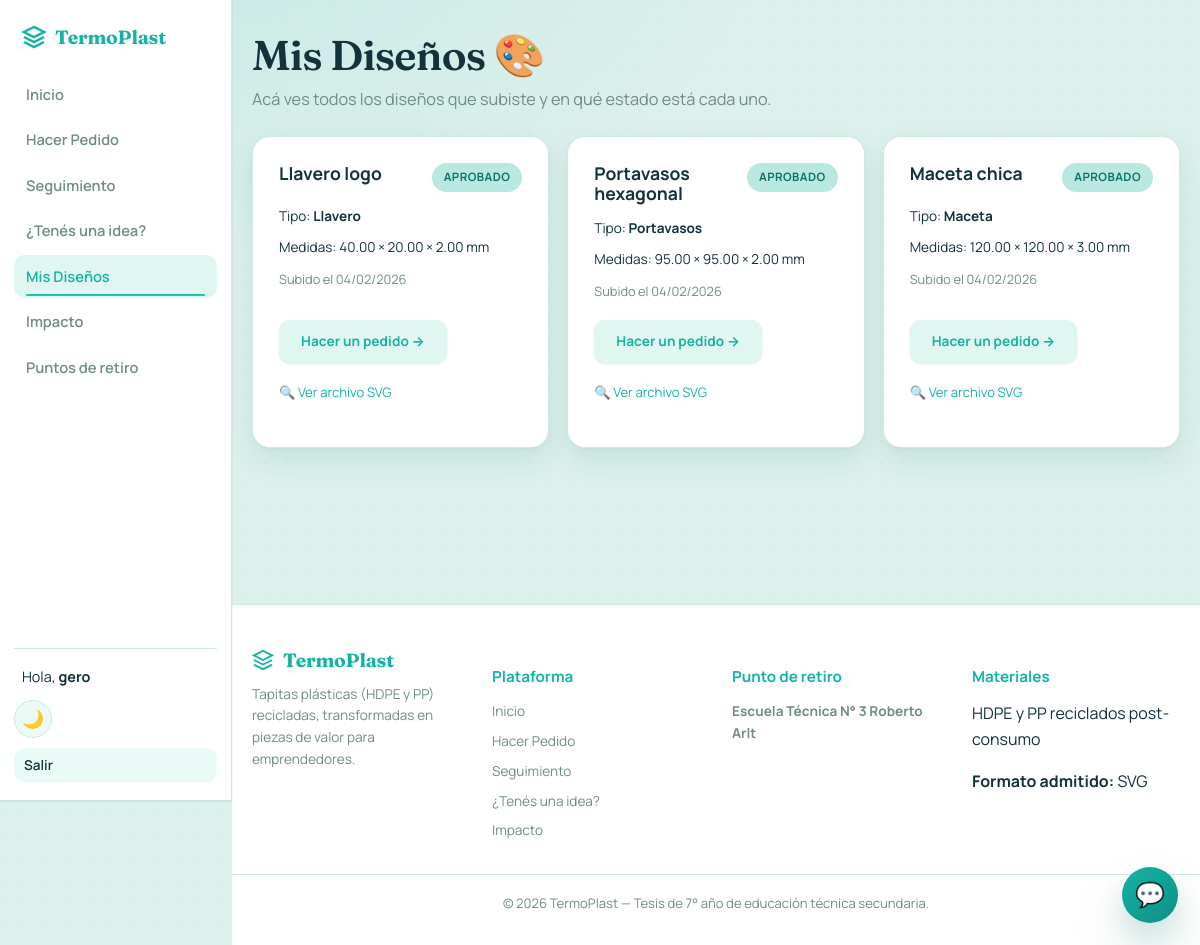
/pages/mis_disenos.php (signed in), run on the app's committed database.
### tables this page shows
CREATE TABLE `disenos` (
  `id` int(11) NOT NULL,
  `emprendedor_id` int(11) NOT NULL,
  `nombre` varchar(120) NOT NULL DEFAULT '',
  `archivo_svg` varchar(255) NOT NULL,
  `tipo_objeto` varchar(50) NOT NULL,
  `ancho_mm` decimal(6,2) NOT NULL,
  `largo_mm` decimal(6,2) NOT NULL,
  `estado` varchar(30) NOT NULL DEFAULT 'en_revision',
  `motivo_rechazo` varchar(255) DEFAULT NULL,
  `fecha_subida` datetime DEFAULT current_timestamp(),
  `espesor_mm` decimal(6,2) NOT NULL DEFAULT 0.00,
  `observaciones` varchar(255) DEFAULT NULL
);

### config/catalogo.php (called while the page is built, shortened)
<?php
$NOMBRE_LINDO = [
    'maceta'     => 'Maceta',
    'portavasos' => 'Portavasos',
    'llavero'    => 'Llavero',
];
$ESTADOS_DISENO = [
    'en_revision' => 'En revisión',
    'aprobado'    => 'Aprobado',
    'rechazado'   => 'Rechazado',
];
$PUNTOS_RETIRO = [
    'Escuela Técnica N° 3 Roberto Arlt',
];

### pages/mis_disenos.php (the view, shortened to what this page needs)
<?php
require __DIR__ . '/../config/conexion.php';
require __DIR__ . '/../config/catalogo.php';
$sql = "SELECT id, nombre, tipo_objeto, archivo_svg, ancho_mm, largo_mm, espesor_mm,
               estado, motivo_rechazo, fecha_subida
        FROM disenos WHERE emprendedor_id = ? ORDER BY fecha_subida DESC";
$stmt = $pdo->prepare($sql);
$stmt->execute([$_SESSION['emprendedor_id']]);
$disenos = $stmt->fetchAll();
function claseBadgeDiseno($estado) {
    switch ($estado) {
        case 'aprobado':  return 'badge-finalizado';
    }
}
?>
<!DOCTYPE html>
<html lang="es">
<head>
    <link rel="stylesheet" href="<?php echo BASE_URL; ?>/assets/css/estilos.css">
</head>
<body>
    <?php $pagina_activa = "disenos"; include __DIR__ . '/../includes/header.php'; ?>
    <main class="main-content">
        <div class="page-header">
            <h1>Mis Diseños 🎨</h1>
            <p>Acá ves todos los diseños que subiste y en qué estado está cada uno.</p>
        </div>
        <?php if (count($disenos) === 0): ?>
            <div class="card empty-state fade-in">
                <p style="font-size: 2rem; margin-bottom: 8px;">🎨</p>
                <h3>Todavía no subiste diseños</h3>
                <p>Subí tu primer vector SVG para empezar a fabricar.</p>
                <a href="<?php echo BASE_URL; ?>/pages/subir_diseno.php" class="btn" style="margin-top: 12px;">Subir un diseño →</a>
            </div>
        <?php else: ?>
            <div class="modules-grid">
                <?php foreach ($disenos as $d): ?>
                    <div class="card module-card fade-in">
                        <div style="display:flex; justify-content:space-between; align-items:start; gap:8px; margin-bottom:8px;">
                            <h3 style="margin:0;"><?php echo htmlspecialchars($d['nombre']); ?></h3>
                            <span class="badge <?php echo claseBadgeDiseno($d['estado']); ?>"><?php echo $ESTADOS_DISENO[$d['estado']] ?? $d['estado']; ?></span>
                        </div>
                        <p style="font-size:0.85rem; margin-bottom:4px;">Tipo: <strong><?php echo $NOMBRE_LINDO[$d['tipo_objeto']] ?? $d['tipo_objeto']; ?></strong></p>
                        <p style="font-size:0.85rem; margin-bottom:4px;">Medidas: <?php echo $d['ancho_mm']; ?> × <?php echo $d['largo_mm']; ?> × <?php echo $d['espesor_mm']; ?> mm</p>
                        <p style="font-size:0.8rem; color:var(--text-muted); margin-bottom:12px;">Subido el <?php echo date("d/m/Y", strtotime($d['fecha_subida'])); ?></p>
                        <?php if ($d['estado'] === 'rechazado'): ?>
                            <?php if (!empty($d['motivo_rechazo'])): ?>
                                <div class="alert alert-error" style="margin:0 0 10px 0; font-size:0.85rem;">
                                    <strong>Motivo del rechazo:</strong><br><?php echo htmlspecialchars($d['motivo_rechazo']); ?>
                                </div>
                            <?php endif; ?>
                            <div style="display:flex; gap:8px; flex-wrap:wrap;">
                                <a href="<?php echo BASE_URL; ?>/pages/subir_diseno.php" class="btn btn-secondary" style="font-size:0.82rem;">Subir corregido →</a>
                                <form method="post" action="" style="display:inline; padding:0; background:none; border:none; box-shadow:none; margin:0;"
                                      data-confirm="¿Eliminar el diseño? No se puede deshacer.">
                                    <?php csrf_campo(); ?>
                                    <input type="hidden" name="diseno_id" value="<?php echo $d['id']; ?>">
                                    <button type="submit" name="eliminar_diseno" class="btn btn-danger" style="font-size:0.82rem;">Eliminar</button>
                                </form>
                            </div>
                        <?php elseif ($d['estado'] === 'aprobado'): ?>
                            <a href="<?php echo BASE_URL; ?>/pages/hacer_pedido.php" class="btn btn-secondary" style="font-size:0.85rem;">Hacer un pedido →</a>
                        <?php elseif ($d['estado'] === 'en_revision'): ?>
                            <p style="font-size:0.82rem; color:var(--text-muted);">⏳ Esperando revisión del taller.</p>
                        <?php endif; ?>
                        <?php if (!empty($d['archivo_svg'])): ?>
                            <p style="margin-top:10px;"><a href="<?php echo BASE_URL . "/pages/ver_diseno.php?id=" . (int)$d['id']; ?>" target="_blank" rel="noopener" style="font-size:0.82rem;">🔍 Ver archivo SVG</a></p>
                        <?php endif; ?>
                    </div>
                <?php endforeach; ?>
            </div>
        <?php endif; ?>
    </main>
    <?php include __DIR__ . '/../includes/footer.php'; ?>
</body>
</html>

### includes/header.php (shortened to what this page needs)
<?php
$pagina_activa = $pagina_activa ?? '';
$MENU = [
    'inicio'      => ['Inicio',          'panel.php'],
    'pedido'      => ['Hacer Pedido',    'hacer_pedido.php'],
    'seguimiento' => ['Seguimiento',     'seguimiento.php'],
    'idea'        => ['¿Tenés una idea?', 'subir_diseno.php'],
    'disenos'     => ['Mis Diseños',     'mis_disenos.php'],
    'impacto'     => ['Impacto',         'impacto.php'],
    'mapa'        => ['Puntos de retiro', 'mapa.php'],
];
?>
<header class="topbar sidebar-nav">
    <a href="<?php echo BASE_URL; ?>/pages/panel.php" class="topbar-brand">
        <svg viewBox="0 0 24 24" width="24" height="24" fill="none" stroke="currentColor" stroke-width="2.5">
            <path d="M12 2L2 7l10 5 10-5-10-5zM2 17l10 5 10-5M2 12l10 5 10-5"></path>
        </svg>
        <span>TermoPlast</span>
    </a>
    <nav class="nav-links" id="navLinks">
        <?php foreach ($MENU as $clave => $item): ?>
            <a href="<?php echo BASE_URL; ?>/pages/<?php echo $item[1]; ?>"
               class="nav-item <?php echo ($pagina_activa === $clave) ? 'active' : ''; ?>">
                <?php echo $item[0]; ?>
            </a>
        <?php endforeach; ?>
    </nav>
    <div class="user-menu">
        <a href="<?php echo BASE_URL; ?>/pages/perfil.php" class="user-name" style="text-decoration:none; color:inherit;">Hola, <strong><?php echo htmlspecialchars($_SESSION["emprendedor_nombre"]); ?></strong></a>
        <button type="button" class="tema-toggle" aria-label="Cambiar tema">🌙</button>
        <form method="post" action="<?php echo BASE_URL; ?>/auth/logout.php" style="display:inline; margin:0; padding:0; background:none; border:none; box-shadow:none;">
            <button type="submit" class="btn-logout">Salir</button>
        </form>
    </div>
</header>

### includes/footer.php
<footer class="site-footer">
    <div class="footer-container">
        <div class="footer-col brand-col">
            <div class="topbar-brand">
                <svg viewBox="0 0 24 24" width="22" height="22" fill="none" stroke="currentColor" stroke-width="2">
                    <path d="M12 2L2 7l10 5 10-5-10-5zM2 17l10 5 10-5M2 12l10 5 10-5"></path>
                </svg>
                <span>TermoPlast</span>
            </div>
            <p>Tapitas plásticas (HDPE y PP) recicladas, transformadas en piezas de valor para emprendedores.</p>
        </div>
        <div class="footer-col">
            <h4>Plataforma</h4>
            <ul>
                <li><a href="<?php echo BASE_URL; ?>/pages/panel.php">Inicio</a></li>
                <li><a href="<?php echo BASE_URL; ?>/pages/hacer_pedido.php">Hacer Pedido</a></li>
                <li><a href="<?php echo BASE_URL; ?>/pages/seguimiento.php">Seguimiento</a></li>
                <li><a href="<?php echo BASE_URL; ?>/pages/subir_diseno.php">¿Tenés una idea?</a></li>
                <li><a href="<?php echo BASE_URL; ?>/pages/impacto.php">Impacto</a></li>
            </ul>
        </div>
        <div class="footer-col">
            <h4>Punto de retiro</h4>
            <ul>
                <li><strong><?php echo htmlspecialchars($PUNTOS_RETIRO[0] ?? 'Escuela Técnica N° 3 Roberto Arlt'); ?></strong></li>
            </ul>
        </div>
        <div class="footer-col">
            <h4>Materiales</h4>
            <p>HDPE y PP reciclados post-consumo</p>
            <p style="margin-top: 10px;"><strong>Formato admitido:</strong> SVG</p>
        </div>
    </div>
    <div class="footer-bottom">
        <p>© 2026 TermoPlast — Tesis de 7° año de educación técnica secundaria.</p>
    </div>
</footer>
<?php if (isset($_SESSION["emprendedor_id"])) include __DIR__ . '/chatbot_widget.php'; ?>

### includes/chatbot_widget.php (shortened to what this page needs)
<button type="button" id="cb-toggle" class="cb-toggle" aria-label="Abrir asistente">💬</button>

### data on the page
disenos: nombre "Llavero logo", estado "APROBADO", tipo_objeto "Llavero", ancho_mm "40.00", largo_mm "20.00", espesor_mm "2.00", fecha_subida "04/02/2026"
disenos: nombre "Portavasos hexagonal", estado "APROBADO", tipo_objeto "Portavasos", ancho_mm "95.00", largo_mm "95.00", espesor_mm "2.00", fecha_subida "04/02/2026"
disenos: nombre "Maceta chica", estado "APROBADO", tipo_objeto "Maceta", ancho_mm "120.00", largo_mm "120.00", espesor_mm "3.00", fecha_subida "04/02/2026"

### other printed values
$item[0] "Inicio"
$item[0] "Hacer Pedido"
$item[0] "Seguimiento"
$item[0] "¿Tenés una idea?"
$item[0] "Mis Diseños"
$item[0] "Impacto"
$item[0] "Puntos de retiro"
$_SESSION["emprendedor_nombre"] "gero"
$PUNTOS_RETIRO[0] "Escuela Técnica N° 3 Roberto Arlt"
